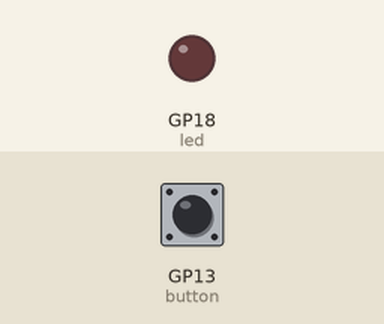
A program run on a simulated Raspberry Pi Pico running MicroPython. Parts: output pins drawn as LEDs (lit = HIGH). Wiring (from the project's diagram.json): red button on GP13, red LED on GP18. The test bench sets the inputs (shaded band); at power-on: GP13 (button) HIGH.

Above: at 1.2 s.
1.3 s: GP13 (button) pulled LOW for 0.15 s
At 1.37 s:
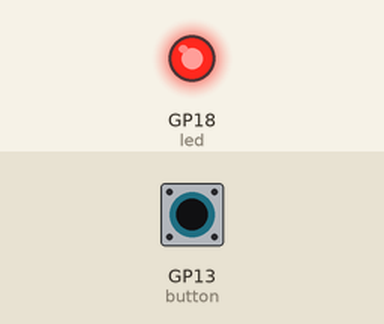
2.9 s: GP13 (button) pulled LOW for 3.2 s
At 6.9 s:
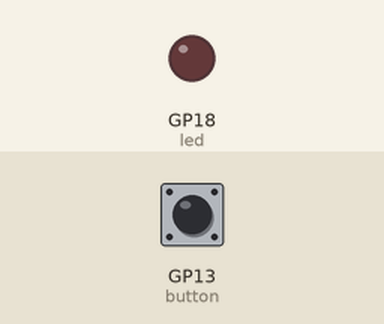
Timing chart, 0 to 8.4 s (numbered marks = the images above; inputs shaded):
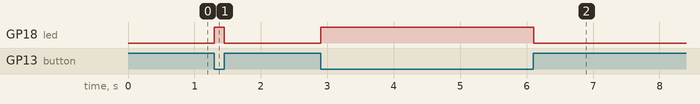

Measured:
- after the input at 1.3 s, GP18 (led): LOW → HIGH at once, → LOW 0.15 s later
- after the input at 2.9 s, GP18 (led): LOW → HIGH at once, → LOW 3.2 s later

The program:

main.py
```python
from machine import Pin
from time import sleep

led = Pin(18, Pin.OUT)
button = Pin(13, Pin.IN, Pin.PULL_UP)

while True:
    if button.value() == 0:  # nappi painettuna
        led.value(1)
    else:
        led.value(0)
    sleep(0.05)
```
